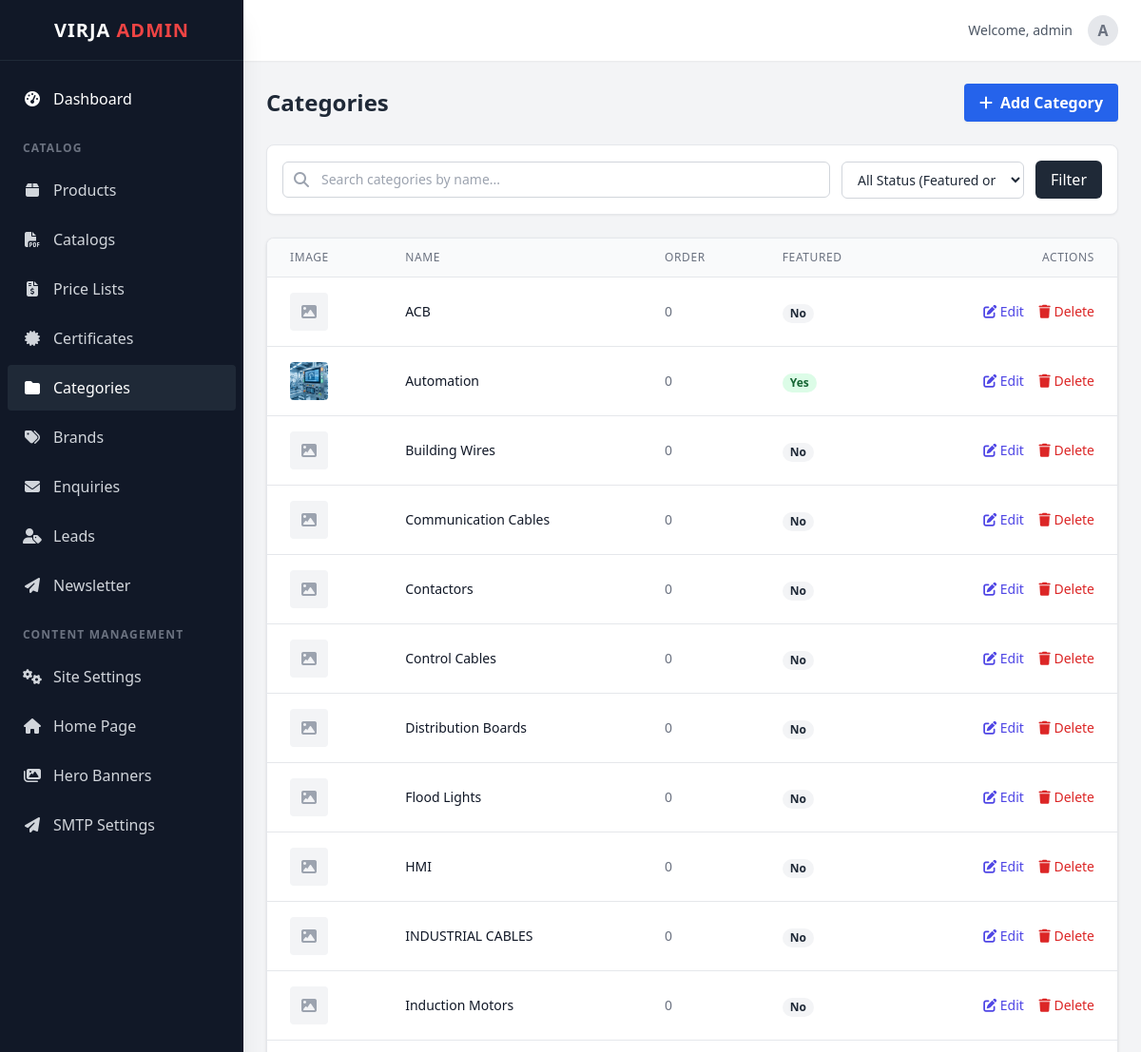
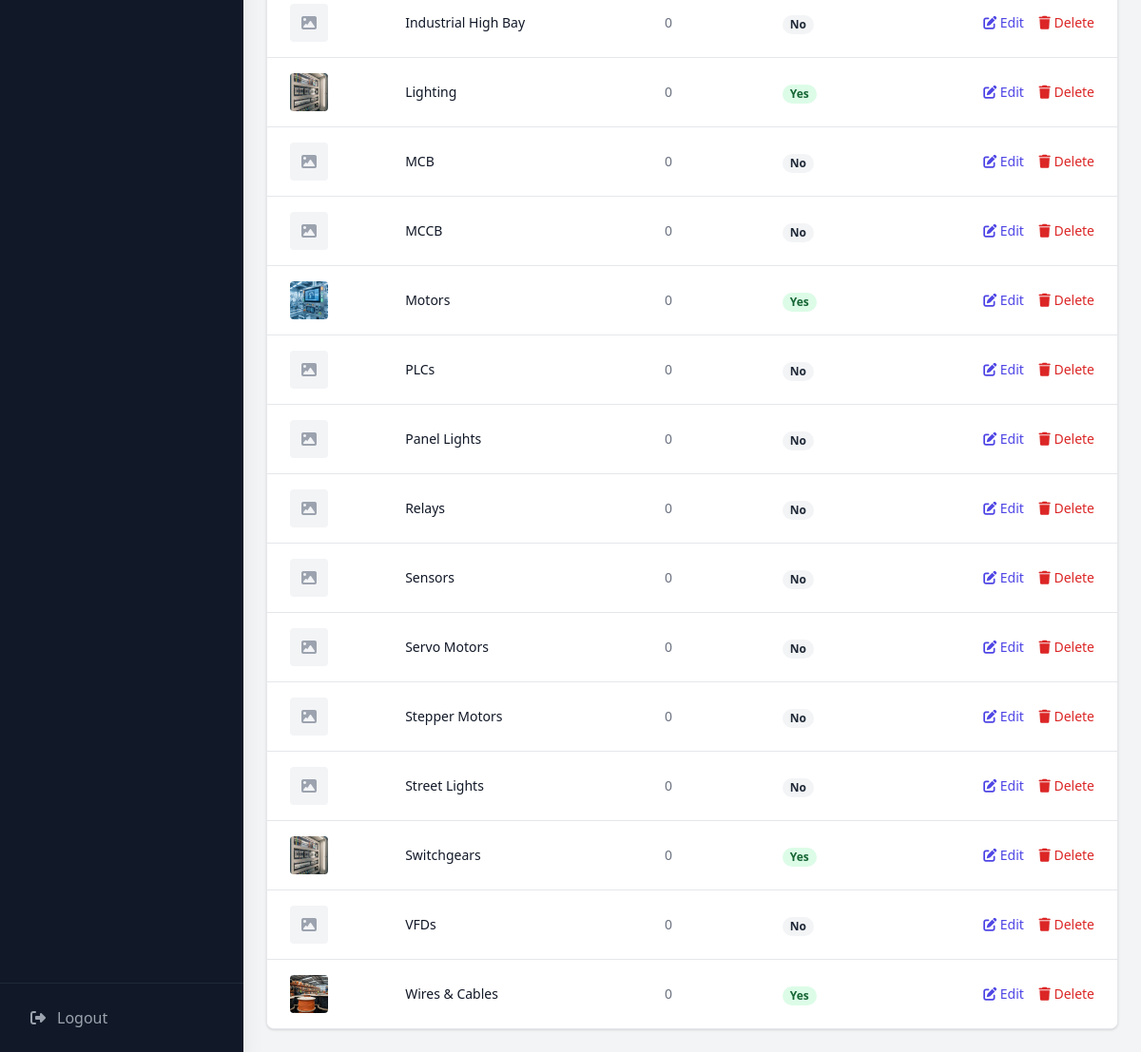
Screenshot of /dashboard/categories/ (signed in) with the database file from the repository (2 pictures, top to bottom).
### categories/models.py (models this page shows, shortened)
class Category(models.Model):
    name = models.CharField(max_length=255)
    slug = models.SlugField(unique=True, blank=True)
    description = models.TextField(blank=True, help_text="Optional description for category page")
    parent = models.ForeignKey('self', on_delete=models.CASCADE, null=True, blank=True, related_name='children')
    image = models.ImageField(upload_to='categories/', null=True, blank=True)
    is_featured = models.BooleanField(default=False)
    order = models.IntegerField(default=0)
    class Meta:
        verbose_name_plural = 'Categories'
        ordering = ['order', 'name']

### dashboard/views.py (the view)
# urls.py: path('categories/', views.category_list, name='category_list'),
@login_required(login_url='dashboard:login')
@user_passes_test(admin_required, login_url='dashboard:login')
def category_list(request):
    categories = Category.objects.all().order_by('order', 'name')
    q = request.GET.get('q')
    featured = request.GET.get('featured')
    selected_featured_list = [featured] if featured in ['0', '1'] else []
    if q:
        categories = categories.filter(name__icontains=q)
    if featured:
        is_featured = featured == '1'
        categories = categories.filter(is_featured=is_featured)
    context = {
        'categories': categories,
        'selected_featured_list': selected_featured_list,
    }
    return render(request, 'dashboard/catalog/category_list.html', context)

### dashboard/templates/dashboard/catalog/category_list.html (shortened to what this page needs)
{% extends 'dashboard/base_admin.html' %}
{% block content %}
<div class="flex justify-between items-center mb-6">
    <h2 class="text-2xl font-bold text-gray-800">Categories</h2>
    <a href="{% url 'dashboard:category_create' %}"
        class="bg-blue-600 hover:bg-blue-700 text-white font-bold py-2 px-4 rounded transition flex items-center gap-2 whitespace-nowrap shadow-sm">
        <i class="fas fa-plus"></i> Add Category
    </a>
</div>
<div class="bg-white p-4 rounded-lg shadow-sm border border-gray-200 mb-6">
    <form method="get" class="flex flex-col md:flex-row gap-3 items-end md:items-center w-full">
        <div class="flex-grow w-full md:w-auto">
            <div class="relative">
                <div class="absolute inset-y-0 left-0 pl-3 flex items-center pointer-events-none">
                </div>
                <input type="text" name="q" value="{{ request.GET.q }}" placeholder="Search categories by name..."
                    class="w-full pl-10 border border-gray-300 rounded-md px-3 py-2 text-sm focus:outline-none focus:ring-2 focus:ring-blue-500 focus:border-blue-500 transition-colors">
            </div>
        </div>
        <div class="w-full md:w-48 flex-shrink-0">
            <select name="featured"
                class="w-full border border-gray-300 rounded-md px-3 py-2 text-sm focus:outline-none focus:ring-2 focus:ring-blue-500 focus:border-blue-500 transition-colors bg-white">
                <option value="">All Status (Featured or Not)</option>
            </select>
        </div>
        <div class="flex gap-2 w-full md:w-auto flex-shrink-0">
            <button type="submit"
                class="flex-1 md:flex-none bg-gray-800 hover:bg-gray-900 text-white font-medium py-2 px-4 rounded-md transition-colors shadow-sm">
                Filter
            </button>
        </div>
    </form>
</div>
<div class="bg-white rounded-lg shadow overflow-x-auto border border-gray-200">
    <table class="min-w-full divide-y divide-gray-200">
        <thead class="bg-gray-50">
            <tr>
                <th class="px-6 py-3 text-left text-xs font-medium text-gray-500 uppercase tracking-wider">Image</th>
                <th class="px-6 py-3 text-left text-xs font-medium text-gray-500 uppercase tracking-wider">Name</th>
                <th class="px-6 py-3 text-left text-xs font-medium text-gray-500 uppercase tracking-wider">Order</th>
                <th class="px-6 py-3 text-left text-xs font-medium text-gray-500 uppercase tracking-wider">Featured</th>
                <th class="px-6 py-3 text-right text-xs font-medium text-gray-500 uppercase tracking-wider">Actions</th>
            </tr>
        </thead>
        <tbody class="bg-white divide-y divide-gray-200">
            {% for category in categories %}
            <tr class="hover:bg-gray-50">
                <td class="px-6 py-4 whitespace-nowrap">
                    {% if category.image %}
                    <img class="h-10 w-10 rounded object-cover" src="{{ category.image.url }}" alt="">
                    {% else %}
                    <div class="h-10 w-10 rounded bg-gray-100 flex items-center justify-center text-gray-400"><i
                            class="fas fa-image"></i></div>
                    {% endif %}
                </td>
                <td class="px-6 py-4 whitespace-nowrap">
                    <div class="text-sm font-medium text-gray-900">{{ category.name }}</div>
                </td>
                <td class="px-6 py-4 whitespace-nowrap text-sm text-gray-500">
                    {{ category.order }}
                </td>
                <td class="px-6 py-4 whitespace-nowrap">
                    {% if category.is_featured %}
                    <span
                        class="px-2 inline-flex text-xs leading-5 font-semibold rounded-full bg-green-100 text-green-800">Yes</span>
                    {% else %}
                    <span
                        class="px-2 inline-flex text-xs leading-5 font-semibold rounded-full bg-gray-100 text-gray-800">No</span>
                    {% endif %}
                </td>
                <td class="px-6 py-4 whitespace-nowrap text-right text-sm font-medium">
                    <a href="{% url 'dashboard:category_edit' category.pk %}"
                        class="text-indigo-600 hover:text-indigo-900 mr-3"><i class="fas fa-edit"></i> Edit</a>
                    <a href="{% url 'dashboard:category_delete' category.pk %}"
                        class="text-red-600 hover:text-red-900"><i class="fas fa-trash"></i> Delete</a>
                </td>
            </tr>
            {% empty %}
            <tr>
                <td colspan="5" class="px-6 py-4 text-center text-gray-500">No categories found.</td>
            </tr>
            {% endfor %}
        </tbody>
    </table>
</div>
{% endblock %}

### dashboard/templates/dashboard/base_admin.html (shortened to what this page needs)
<!DOCTYPE html>
<html lang="en">
<head>
    <script src="https://cdn.tailwindcss.com"></script>
    <link rel="stylesheet" href="https://cdnjs.cloudflare.com/ajax/libs/font-awesome/6.4.0/css/all.min.css">
</head>
<body class="bg-gray-100 text-gray-800 font-sans antialiased" x-data="{ sidebarOpen: false }">
    <div class="flex h-screen overflow-hidden">
        <aside :class="sidebarOpen ? 'translate-x-0' : '-translate-x-full'"
            class="fixed inset-y-0 left-0 z-30 w-64 bg-gray-900 text-white flex flex-col shadow-xl transition-transform duration-300 transform md:translate-x-0 md:static md:inset-auto">
            <div class="h-16 flex items-center justify-center border-b border-gray-800">
                <h1 class="text-xl font-bold tracking-wider text-white">VIRJA <span class="text-red-500">ADMIN</span>
                </h1>
            </div>
            <nav class="flex-1 overflow-y-auto py-4">
                <ul class="space-y-1 px-2">
                    <li>
                        <a href="{% url 'dashboard:home' %}"
                            class="flex items-center gap-3 px-4 py-3 rounded hover:bg-gray-800 transition {% if request.resolver_match.url_name == 'home' %}bg-gray-800 border-l-4 border-red-500{% endif %}">
                            <i class="fas fa-tachometer-alt w-5 text-center"></i>
                            <span class="font-medium">Dashboard</span>
                        </a>
                    </li>
                    <li class="pt-4 pb-2 px-4 text-xs font-bold text-gray-500 uppercase tracking-widest">Catalog</li>
                    <li>
                        <a href="{% url 'dashboard:product_list' %}"
                            class="flex items-center gap-3 px-4 py-3 rounded hover:bg-gray-800 transition text-gray-300 hover:text-white {% if 'product' in request.resolver_match.url_name %}bg-gray-800 text-white{% endif %}">
                            <i class="fas fa-box w-5 text-center"></i>
                            <span class="font-medium">Products</span>
                        </a>
                    </li>
                    <li>
                        <a href="{% url 'dashboard:catalog_list' %}"
                            class="flex items-center gap-3 px-4 py-3 rounded hover:bg-gray-800 transition text-gray-300 hover:text-white {% if 'catalogs' in request.resolver_match.url_name %}bg-gray-800 text-white{% endif %}">
                            <i class="fas fa-file-pdf w-5 text-center"></i>
                            <span class="font-medium">Catalogs</span>
                        </a>
                    </li>
                    <li>
                        <a href="{% url 'dashboard:pricelist_list' %}"
                            class="flex items-center gap-3 px-4 py-3 rounded hover:bg-gray-800 transition text-gray-300 hover:text-white {% if 'pricelist' in request.resolver_match.url_name %}bg-gray-800 text-white{% endif %}">
                            <i class="fas fa-file-invoice-dollar w-5 text-center"></i>
                            <span class="font-medium">Price Lists</span>
                        </a>
                    </li>
                    <li>
                        <a href="{% url 'dashboard:certificate_list' %}"
                            class="flex items-center gap-3 px-4 py-3 rounded hover:bg-gray-800 transition text-gray-300 hover:text-white {% if 'certificate' in request.resolver_match.url_name %}bg-gray-800 text-white{% endif %}">
                            <i class="fas fa-certificate w-5 text-center"></i>
                            <span class="font-medium">Certificates</span>
                        </a>
                    </li>
                    <li>
                        <a href="{% url 'dashboard:category_list' %}"
                            class="flex items-center gap-3 px-4 py-3 rounded hover:bg-gray-800 transition text-gray-300 hover:text-white {% if request.resolver_match.url_name == 'category_list' %}bg-gray-800 text-white{% endif %}">
                            <i class="fas fa-folder w-5 text-center"></i>
                            <span class="font-medium">Categories</span>
                        </a>
                    </li>
                    <li>
                        <a href="{% url 'dashboard:brand_list' %}"
                            class="flex items-center gap-3 px-4 py-3 rounded hover:bg-gray-800 transition text-gray-300 hover:text-white {% if request.resolver_match.url_name == 'brand_list' %}bg-gray-800 text-white{% endif %}">
                            <i class="fas fa-tags w-5 text-center"></i>
                            <span class="font-medium">Brands</span>
                        </a>
                    </li>
                    <li>
                        <a href="{% url 'dashboard:enquiry_list' %}"
                            class="flex items-center gap-3 px-4 py-3 rounded hover:bg-gray-800 transition text-gray-300 hover:text-white {% if 'enquiry' in request.resolver_match.url_name %}bg-gray-800 text-white{% endif %}">
                            <i class="fas fa-envelope w-5 text-center"></i>
                            <span class="font-medium">Enquiries</span>
                        </a>
                    </li>
                    <li>
                        <a href="{% url 'dashboard:lead_list' %}"
                            class="flex items-center gap-3 px-4 py-3 rounded hover:bg-gray-800 transition text-gray-300 hover:text-white {% if 'lead' in request.resolver_match.url_name %}bg-gray-800 text-white{% endif %}">
                            <i class="fas fa-user-tag w-5 text-center"></i>
                            <span class="font-medium">Leads</span>
                        </a>
                    </li>
                    <li>
                        <a href="{% url 'dashboard:newsletter_list' %}"
                            class="flex items-center gap-3 px-4 py-3 rounded hover:bg-gray-800 transition text-gray-300 hover:text-white {% if 'newsletter' in request.resolver_match.url_name %}bg-gray-800 text-white{% endif %}">
                            <i class="fas fa-paper-plane w-5 text-center"></i>
                            <span class="font-medium">Newsletter</span>
                        </a>
                    </li>
                    <li class="pt-4 pb-2 px-4 text-xs font-bold text-gray-500 uppercase tracking-widest">Content
                        Management</li>
                    <li>
                        <a href="{% url 'dashboard:site_settings' %}"
                            class="flex items-center gap-3 px-4 py-3 rounded hover:bg-gray-800 transition text-gray-300 hover:text-white {% if request.resolver_match.url_name == 'site_settings' %}bg-gray-800 text-white{% endif %}">
                            <i class="fas fa-cogs w-5 text-center"></i>
                            <span class="font-medium">Site Settings</span>
                        </a>
                    </li>
                    <li>
                        <a href="{% url 'dashboard:home_content' %}"
                            class="flex items-center gap-3 px-4 py-3 rounded hover:bg-gray-800 transition text-gray-300 hover:text-white {% if request.resolver_match.url_name == 'home_content' %}bg-gray-800 text-white{% endif %}">
                            <i class="fas fa-home w-5 text-center"></i>
                            <span class="font-medium">Home Page</span>
                        </a>
                    </li>
                    <li>
                        <a href="{% url 'dashboard:banner_list' %}"
                            class="flex items-center gap-3 px-4 py-3 rounded hover:bg-gray-800 transition text-gray-300 hover:text-white {% if 'banner' in request.resolver_match.url_name %}bg-gray-800 text-white{% endif %}">
                            <i class="fas fa-images w-5 text-center"></i>
                            <span class="font-medium">Hero Banners</span>
                        </a>
                    </li>
                    <li>
                        <a href="{% url 'dashboard:smtp_settings' %}"
                            class="flex items-center gap-3 px-4 py-3 rounded hover:bg-gray-800 transition text-gray-300 hover:text-white {% if request.resolver_match.url_name == 'smtp_settings' %}bg-gray-800 text-white{% endif %}">
                            <i class="fas fa-paper-plane w-5 text-center"></i>
                            <span class="font-medium">SMTP Settings</span>
                        </a>
                    </li>
                </ul>
            </nav>
            <div class="p-4 border-t border-gray-800">
                <a href="{% url 'dashboard:logout' %}"
                    class="flex items-center gap-3 px-4 py-2 rounded text-gray-400 hover:text-white hover:bg-red-900/50 transition">
                    <i class="fas fa-sign-out-alt"></i>
                    <span>Logout</span>
                </a>
            </div>
        </aside>
        <div class="flex-1 flex flex-col overflow-hidden">
            <header class="h-16 bg-white shadow-sm flex items-center justify-between px-6 z-10">
                <div class="flex items-center gap-4">
                    <a href="{% url 'dashboard:admin_profile' %}"
                        class="flex items-center gap-4 hover:opacity-80 transition">
                        <span class="text-sm font-medium text-gray-600">Welcome, {{ request.user.username }}</span>
                        <div
                            class="w-8 h-8 rounded-full bg-gray-200 flex items-center justify-center text-gray-500 font-bold">
                            {{ request.user.username|make_list|first|upper }}
                        </div>
                    </a>
                </div>
            </header>
            <main class="flex-1 overflow-x-hidden overflow-y-auto bg-gray-100 p-6">
                {% block content %}{% endblock %}
            </main>
        </div>
    </div>
</body>
</html>

### rows the page displays
Category: name "ACB", order "0", is_featured "No"
Category: image (picture), name "Automation", order "0", is_featured "Yes"
Category: name "Building Wires", order "0", is_featured "No"
Category: name "Communication Cables", order "0", is_featured "No"
Category: name "Contactors", order "0", is_featured "No"
Category: name "Control Cables", order "0", is_featured "No"
Category: name "Distribution Boards", order "0", is_featured "No"
Category: name "Flood Lights", order "0", is_featured "No"
Category: name "HMI", order "0", is_featured "No"
Category: name "INDUSTRIAL CABLES", order "0", is_featured "No"
Category: name "Induction Motors", order "0", is_featured "No"
Category: name "Industrial High Bay", order "0", is_featured "No"
Category: image (picture), name "Lighting", order "0", is_featured "Yes"
Category: name "MCB", order "0", is_featured "No"
Category: name "MCCB", order "0", is_featured "No"
Category: image (picture), name "Motors", order "0", is_featured "Yes"
Category: name "PLCs", order "0", is_featured "No"
Category: name "Panel Lights", order "0", is_featured "No"
Category: name "Relays", order "0", is_featured "No"
Category: name "Sensors", order "0", is_featured "No"
Category: name "Servo Motors", order "0", is_featured "No"
Category: name "Stepper Motors", order "0", is_featured "No"
Category: name "Street Lights", order "0", is_featured "No"
Category: image (picture), name "Switchgears", order "0", is_featured "Yes"
Category: name "VFDs", order "0", is_featured "No"
Category: image (picture), name "Wires & Cables", order "0", is_featured "Yes"

### other values shown
{{ request.user.username }} "admin"
{{ request.user.username|make_list|first|upper }} "A"
